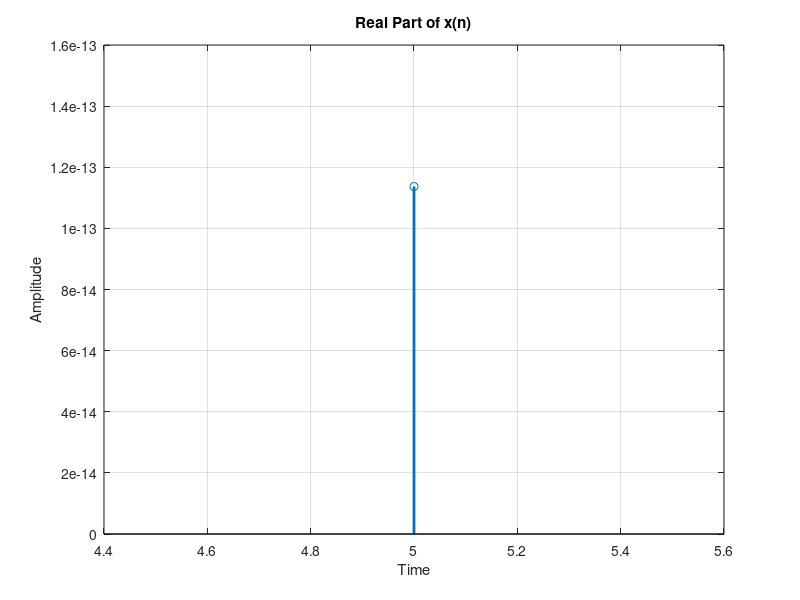

Recreate this plot in MATLAB.
clc;
clear all;
close all;
%sample input like mam output :
%magnitude : 0.95
%Lower limit of length of sequences: 0
%Upper limit of length of sequences: 120
r=input('Magnitude: ');
w=0.1*pi %frequency in radians
N=input('Lower limit of length of sequences: ');
NN=input('Upper limit of length of sequences: ');
n=N:NN;
x=(r.*exp(j*w)).^n;
stem(n,real(x),'linewidth',2);
grid on;
xlabel('Time');
ylabel('Amplitude');
title('Real Part of x(n)');
